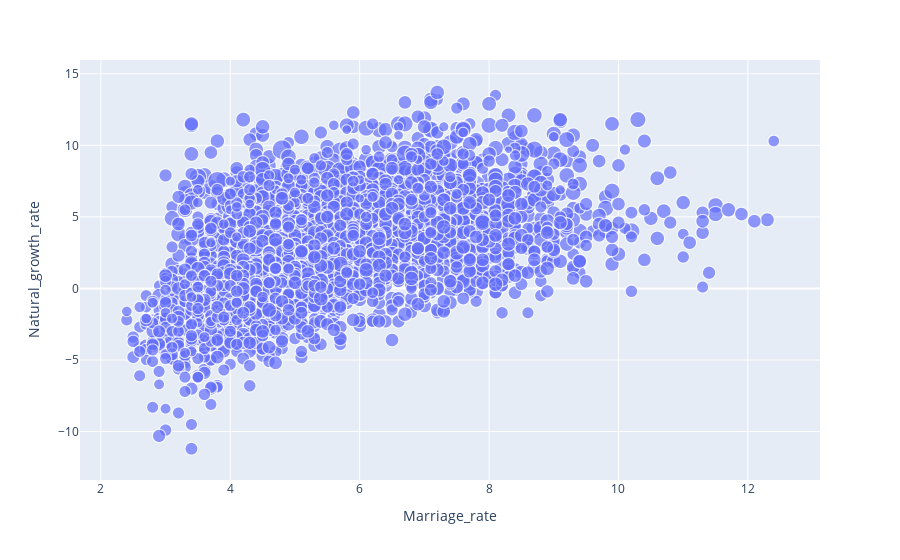

The cell this chart's notebook holds for it:
### Code cell
# make a scatter plot between marriage rate and natural growth rate, 
# use the divorce rate as the size and show the information about Region
px.scatter(df_korea_nomiss, x = 'Marriage_rate', y = 'Natural_growth_rate', 
          size = 'Divorce_rate', hover_data = ['Region', 'Date'])

### Figure 1 — Plotly figure (JSON) as saved in the notebook; plotly's stock layout.template omitted (floating-point values rounded to 4 significant figures; data arrays with more than 128 entries replaced by an {"elided": "..."} marker saying what was removed)
{"data": [{"customdata": {"elided": "4709x2 str values"}, "hovertemplate": "Marriage_rate=%{x}<br>Natural_growth_rate=%{y}<br>Divorce_rate=%{marker.size}<br>Region=%{customdata[0]}<br>Date=%{customdata[1]}<extra></extra>", "legendgroup": "", "marker": {"color": "#636efa", "size": {"elided": "4709 float values"}, "sizemode": "area", "sizeref": 0.0125, "symbol": "circle"}, "mode": "markers", "name": "", "showlegend": false, "type": "scattergl", "x": {"elided": "4709 float values"}, "xaxis": "x", "y": {"elided": "4709 float values"}, "yaxis": "y"}], "layout": {"autosize": true, "legend": {"itemsizing": "constant", "tracegroupgap": 0}, "margin": {"t": 60}, "xaxis": {"anchor": "y", "autorange": true, "domain": [0, 1], "range": [1.597, 13.19], "title": {"text": "Marriage_rate"}, "type": "linear"}, "yaxis": {"anchor": "x", "autorange": true, "domain": [0, 1], "range": [-14.2, 16.86], "title": {"text": "Natural_growth_rate"}, "type": "linear"}}}
